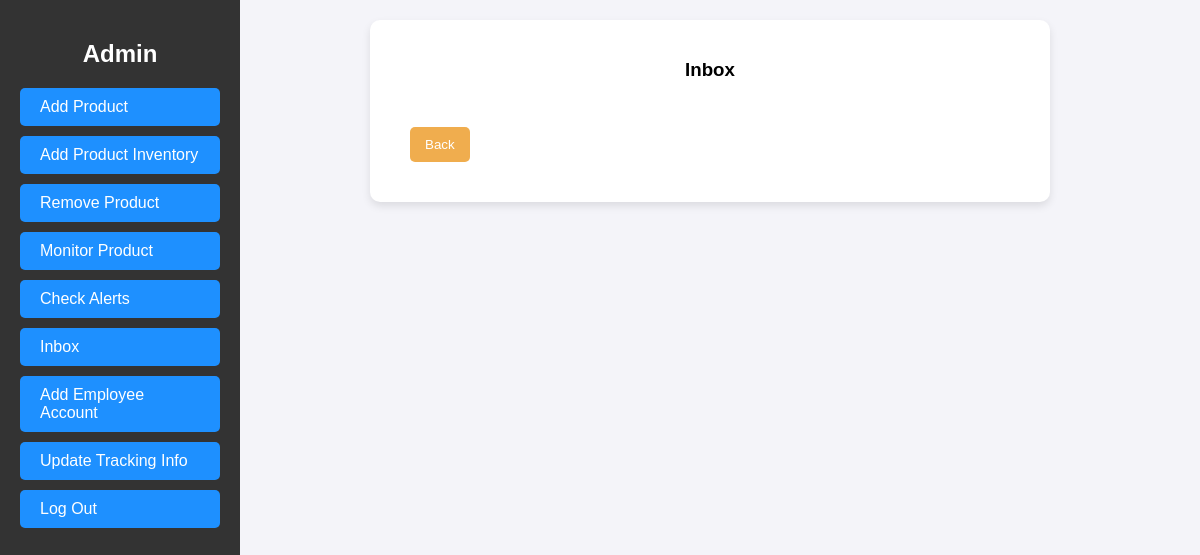
The app's page /Shop/homepage/admin_function/inbox_details.inc.php, older data.
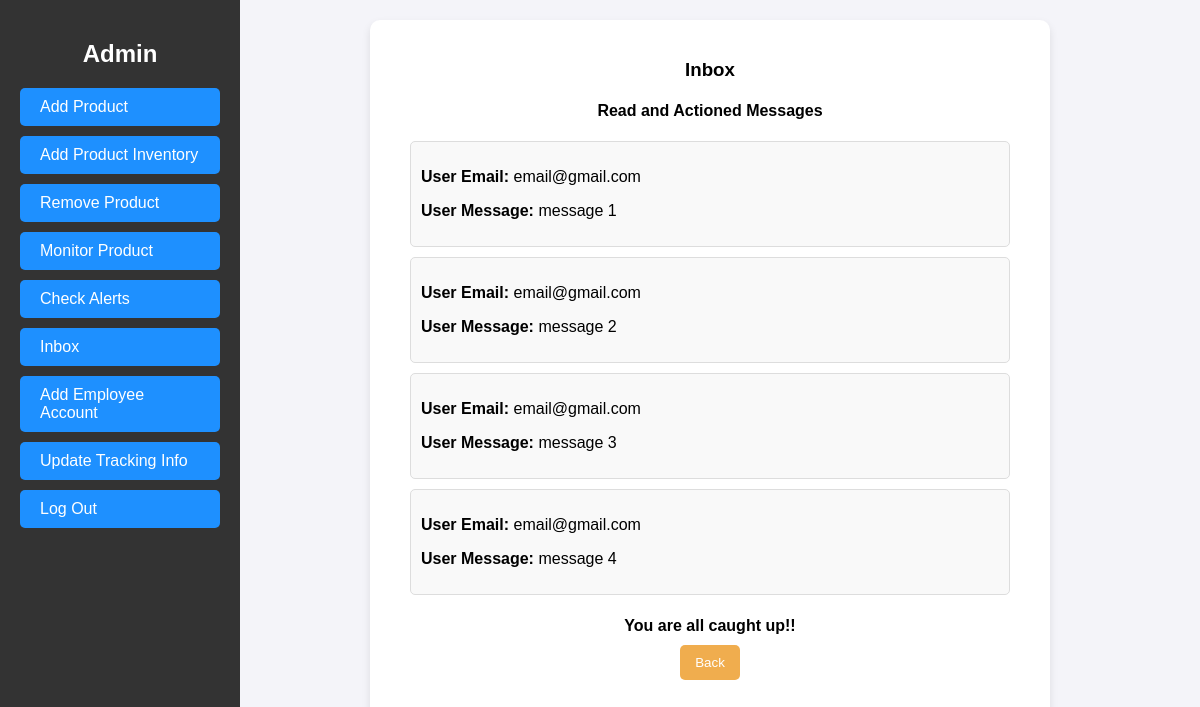
The same page, newer data.
### tables this page shows
CREATE TABLE `user_messages` (
  `id` int(11) NOT NULL,
  `email` varchar(255) NOT NULL,
  `message` text NOT NULL,
  `status` enum('read','unread') DEFAULT 'unread',
  `action` text NOT NULL DEFAULT 'unactioned'
);

### Shop/homepage/admin_function/inbox_model.inc.php (called while the page is built, shortened)
<?php
function retrieve_read_actioned_messages(object $pdo)
{
    $query = "SELECT * FROM user_messages WHERE status = 'read' AND action = 'actioned';";
    $stmt = $pdo->prepare($query);
    $stmt->execute();
    $result = $stmt->fetchALL(PDO::FETCH_ASSOC);
    return $result;
}

### Shop/homepage/admin_function/inbox_contr.inc.php (called while the page is built, shortened)
<?php
function get_read_actioned_messages(object $pdo)
{
    $read_actioned_messages = retrieve_read_actioned_messages($pdo);
    return $read_actioned_messages;
}

### Shop/homepage/admin_function/inbox_details.inc.php (the view, shortened to what this page needs)
<?php
require_once 'dbh.inc.php';
require_once 'inbox_model.inc.php';
require_once 'inbox_contr.inc.php';
?>
<!DOCTYPE html>
<html lang="en">
<head>
</head>
<body>
    <div class="sidebar">
        <h2>Admin</h2>
        <ul>
            <li><a href="add_product_detail.inc.php">Add Product</a></li>
            <li><a href="add_product_inventory_detail.inc.php">Add Product Inventory</a></li>
            <li><a href="remove_product_detail.inc.php">Remove Product</a></li>
            <li><a href="monitor_product_detail.inc.php">Monitor Product</a></li>
            <li><a href="show_alerts.inc.php">Check Alerts</a></li>
            <li><a href="inbox_details.inc.php">Inbox</a></li>
            <li><a href="add_employee_details.inc.php">Add Employee Account</a></li>
            <li><a href="update_tracking_info_details.inc.php">Update Tracking Info</a></li>
            <li><a href="profile_settings/logout.inc.php">Log Out</a></li>
        </ul>
    </div>
    <div class="content">
        <div class="container">
            <h3>Inbox</h3>
            <?php
            if (get_read_actioned_messages($pdo)) {
                $read_actioned_messages = get_read_actioned_messages($pdo);
                echo '<h4>Read and Actioned Messages</h4>';
                foreach ($read_actioned_messages as $message) {
                    echo '<div class="message">';
                    echo '<p><strong>User Email:</strong> ' . htmlspecialchars($message['email']) . '</p>';
                    echo '<p><strong>User Message:</strong> ' . htmlspecialchars($message['message']) . '</p>';
                    echo '</div>';
                }
                echo '<h4> You are all caught up!!';
            }
            ?>
            <br>
            <form action="../admin_homepage.inc.php" method="post">
                <button type="button" class="back-button" onclick="window.location.href='../admin_homepage.inc.php'">Back</button>
            </form>
        </div>
    </div>
</body>
</html>

### Shop/homepage/admin_function/inbox_details.inc.php (style rules this page uses)
body { font-family: Arial, sans-serif; background-color: #f4f4f9; margin: 0; padding: 0; display: flex; }
.sidebar { width: 200px; background-color: #333; padding: 20px; height: 100vh; position: fixed; overflow-y: auto; }
.sidebar ul { list-style-type: none; padding: 0; }
.sidebar li { margin-bottom: 10px; }
.sidebar a { display: block; background-color: #1e90ff; color: white; padding: 10px 20px; text-decoration: none; border-radius: 5px; font-size: 16px; }
.sidebar h2 { text-align: center; color: #fff; }
.content { margin-left: 220px; padding: 20px; width: calc(100% - 220px); }
.container { background: white; padding: 20px 40px; border-radius: 10px; box-shadow: 0 4px 8px rgba(0, 0, 0, 0.1); max-width: 600px; margin: auto; }
h3, h4 { text-align: center; }
.message { background: #f9f9f9; border: 1px solid #ddd; padding: 10px; margin-bottom: 10px; border-radius: 5px; }
form { display: inline-block; }
button { background-color: #5cb85c; color: white; border: none; padding: 10px 15px; border-radius: 5px; cursor: pointer; margin-top: 10px; }
.back-button { background-color: #f0ad4e; margin-bottom: 20px; }

Row changes from the older to the newer data that the page shows:
added user_messages: email "email@gmail.com", message "message 1"
added user_messages: email "email@gmail.com", message "message 2"
added user_messages: email "email@gmail.com", message "message 3"
added user_messages: email "email@gmail.com", message "message 4"
Text that changed along with them:
text now shown: "Read and Actioned Messages You are all caught up!!"
